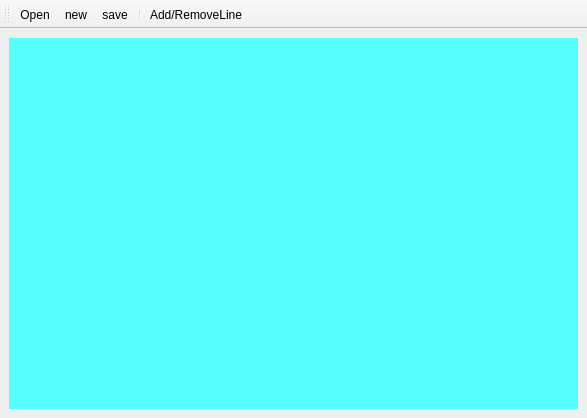
<?xml version="1.0" encoding="UTF-8"?>
<ui version="4.0">
 <class>MainWindow</class>
 <widget class="QMainWindow" name="MainWindow">
  <property name="geometry">
   <rect>
    <x>0</x>
    <y>0</y>
    <width>587</width>
    <height>418</height>
   </rect>
  </property>
  <property name="windowTitle">
   <string>AlcaSAT</string>
  </property>
  <widget class="QWidget" name="centralwidget">
   <layout class="QGridLayout" name="gridLayout">
    <item row="0" column="0">
     <layout class="QHBoxLayout" name="horizontalLayout" stretch="4">
      <property name="sizeConstraint">
       <enum>QLayout::SetMaximumSize</enum>
      </property>
      <item>
       <widget class="QWidget" name="placeholder" native="true">
        <property name="sizePolicy">
         <sizepolicy hsizetype="Preferred" vsizetype="Expanding">
          <horstretch>0</horstretch>
          <verstretch>0</verstretch>
         </sizepolicy>
        </property>
        <property name="styleSheet">
         <string notr="true">color: rgb(85, 170, 255);
background-color: rgb(85, 255, 255);</string>
        </property>
       </widget>
      </item>
     </layout>
    </item>
   </layout>
  </widget>
  <widget class="QToolBar" name="toolBar">
   <property name="windowTitle">
    <string>toolBar</string>
   </property>
   <attribute name="toolBarArea">
    <enum>TopToolBarArea</enum>
   </attribute>
   <attribute name="toolBarBreak">
    <bool>false</bool>
   </attribute>
   <addaction name="action_Open"/>
   <addaction name="actionNew"/>
   <addaction name="actionSave"/>
   <addaction name="separator"/>
   <addaction name="actionAddRemoveLines"/>
  </widget>
  <action name="action_Open">
   <property name="icon">
    <iconset>
     <normalon>:/png/images/open.png</normalon>
    </iconset>
   </property>
   <property name="text">
    <string>&amp;Open</string>
   </property>
  </action>
  <action name="actionAddRemoveLines">
   <property name="checkable">
    <bool>true</bool>
   </property>
   <property name="icon">
    <iconset resource="resources.qrc">
     <normaloff>:/png/images/clear.png</normaloff>
     <normalon>:/png/images/pen.png</normalon>:/png/images/clear.png</iconset>
   </property>
   <property name="text">
    <string>Add/RemoveLine</string>
   </property>
   <property name="toolTip">
    <string>Draw or remove lines of the gamefield</string>
   </property>
  </action>
  <action name="actionSave">
   <property name="icon">
    <iconset resource="resources.qrc">
     <normaloff>:/png/images/save.png</normaloff>:/png/images/save.png</iconset>
   </property>
   <property name="text">
    <string>save</string>
   </property>
   <property name="toolTip">
    <string>Save the current puzzle</string>
   </property>
  </action>
  <action name="actionNew">
   <property name="icon">
    <iconset>
     <normalon>:/png/images/new.png</normalon>
    </iconset>
   </property>
   <property name="text">
    <string>new</string>
   </property>
  </action>
 </widget>
 <resources>
  <include location="resources.qrc"/>
 </resources>
 <connections/>
</ui>
